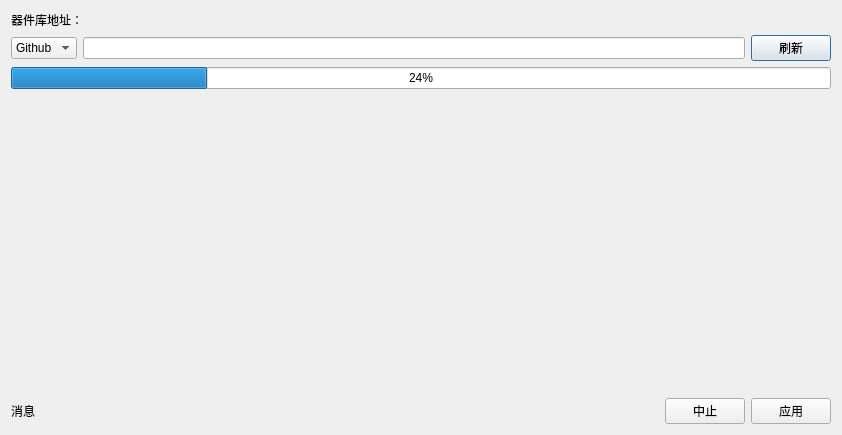
<?xml version="1.0" encoding="UTF-8"?>
<ui version="4.0">
 <class>chips_config_dialog</class>
 <widget class="QDialog" name="chips_config_dialog">
  <property name="geometry">
   <rect>
    <x>0</x>
    <y>0</y>
    <width>842</width>
    <height>435</height>
   </rect>
  </property>
  <property name="windowTitle">
   <string>QDAP 芯片器件库管理</string>
  </property>
  <layout class="QGridLayout" name="gridLayout" rowstretch="0,0,0,1,0" columnstretch="0,0">
   <item row="0" column="0">
    <widget class="QLabel" name="label">
     <property name="text">
      <string>器件库地址：</string>
     </property>
    </widget>
   </item>
   <item row="3" column="0">
    <spacer name="verticalSpacer">
     <property name="orientation">
      <enum>Qt::Vertical</enum>
     </property>
     <property name="sizeHint" stdset="0">
      <size>
       <width>20</width>
       <height>40</height>
      </size>
     </property>
    </spacer>
   </item>
   <item row="1" column="0" colspan="2">
    <layout class="QHBoxLayout" name="hbox_addr">
     <item>
      <widget class="QComboBox" name="comboBox">
       <item>
        <property name="text">
         <string>Github</string>
        </property>
        <property name="icon">
         <iconset resource="../../../main.qrc">
          <normaloff>:/assets/github_favicon.png</normaloff>:/assets/github_favicon.png</iconset>
        </property>
       </item>
       <item>
        <property name="text">
         <string>Gitee</string>
        </property>
        <property name="icon">
         <iconset resource="../../../main.qrc">
          <normaloff>:/assets/gitee_favicon.ico</normaloff>:/assets/gitee_favicon.ico</iconset>
        </property>
       </item>
       <item>
        <property name="text">
         <string>Gitea</string>
        </property>
        <property name="icon">
         <iconset resource="../../../main.qrc">
          <normaloff>:/assets/gitea_favicon.png</normaloff>:/assets/gitea_favicon.png</iconset>
        </property>
       </item>
      </widget>
     </item>
     <item>
      <widget class="QLineEdit" name="lineEdit_chips_url"/>
     </item>
     <item>
      <widget class="QPushButton" name="btn_refresh">
       <property name="text">
        <string>刷新</string>
       </property>
      </widget>
     </item>
    </layout>
   </item>
   <item row="2" column="0" colspan="2">
    <widget class="QProgressBar" name="progressBar">
     <property name="value">
      <number>24</number>
     </property>
    </widget>
   </item>
   <item row="4" column="0" colspan="2">
    <layout class="QHBoxLayout" name="horizontalLayout" stretch="0,1,0,0">
     <item>
      <widget class="QLabel" name="label_msg">
       <property name="text">
        <string>消息</string>
       </property>
      </widget>
     </item>
     <item>
      <spacer name="horizontalSpacer">
       <property name="orientation">
        <enum>Qt::Horizontal</enum>
       </property>
       <property name="sizeHint" stdset="0">
        <size>
         <width>40</width>
         <height>20</height>
        </size>
       </property>
      </spacer>
     </item>
     <item>
      <widget class="QPushButton" name="btn_abort">
       <property name="text">
        <string>中止</string>
       </property>
      </widget>
     </item>
     <item>
      <widget class="QPushButton" name="btn_ok">
       <property name="text">
        <string>应用</string>
       </property>
      </widget>
     </item>
    </layout>
   </item>
  </layout>
 </widget>
 <resources>
  <include location="../../../main.qrc"/>
 </resources>
 <connections/>
</ui>
